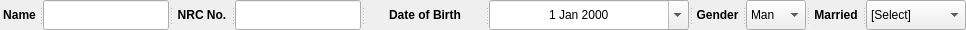
     <widget class="QSplitter" name="splitter_2">
      <property name="geometry">
       <rect>
        <x>160</x>
        <y>40</y>
        <width>966</width>
        <height>30</height>
       </rect>
      </property>
      <property name="minimumSize">
       <size>
        <width>0</width>
        <height>30</height>
       </size>
      </property>
      <property name="maximumSize">
       <size>
        <width>16777215</width>
        <height>16777215</height>
       </size>
      </property>
      <property name="orientation">
       <enum>Qt::Horizontal</enum>
      </property>
      <widget class="QLabel" name="customerName_2">
       <property name="maximumSize">
        <size>
         <width>80</width>
         <height>16777215</height>
        </size>
       </property>
       <property name="font">
        <font>
         <pointsize>9</pointsize>
         <weight>75</weight>
         <bold>true</bold>
        </font>
       </property>
       <property name="mouseTracking">
        <bool>true</bool>
       </property>
       <property name="text">
        <string>Name</string>
       </property>
       <property name="alignment">
        <set>Qt::AlignCenter</set>
       </property>
      </widget>
      <widget class="QLineEdit" name="name"/>
      <widget class="QLabel" name="customerNickname_2">
       <property name="maximumSize">
        <size>
         <width>100</width>
         <height>16777215</height>
        </size>
       </property>
       <property name="font">
        <font>
         <pointsize>9</pointsize>
         <weight>75</weight>
         <bold>true</bold>
        </font>
       </property>
       <property name="mouseTracking">
        <bool>true</bool>
       </property>
       <property name="text">
        <string>NRC No.</string>
       </property>
       <property name="alignment">
        <set>Qt::AlignCenter</set>
       </property>
      </widget>
      <widget class="QLineEdit" name="nrcNo"/>
      <widget class="QLabel" name="dateOfBirthLabel">
       <property name="minimumSize">
        <size>
         <width>120</width>
         <height>0</height>
        </size>
       </property>
       <property name="maximumSize">
        <size>
         <width>120</width>
         <height>16777215</height>
        </size>
       </property>
       <property name="font">
        <font>
         <pointsize>9</pointsize>
         <weight>75</weight>
         <bold>true</bold>
        </font>
       </property>
       <property name="mouseTracking">
        <bool>true</bool>
       </property>
       <property name="text">
        <string>Date of Birth</string>
       </property>
       <property name="alignment">
        <set>Qt::AlignCenter</set>
       </property>
      </widget>
      <widget class="QDateEdit" name="dateOfBirth">
       <property name="minimumSize">
        <size>
         <width>200</width>
         <height>0</height>
        </size>
       </property>
       <property name="maximumSize">
        <size>
         <width>200</width>
         <height>16777215</height>
        </size>
       </property>
       <property name="mouseTracking">
        <bool>false</bool>
       </property>
       <property name="focusPolicy">
        <enum>Qt::TabFocus</enum>
       </property>
       <property name="autoFillBackground">
        <bool>false</bool>
       </property>
       <property name="frame">
        <bool>true</bool>
       </property>
       <property name="alignment">
        <set>Qt::AlignCenter</set>
       </property>
       <property name="buttonSymbols">
        <enum>QAbstractSpinBox::UpDownArrows</enum>
       </property>
       <property name="accelerated">
        <bool>false</bool>
       </property>
       <property name="correctionMode">
        <enum>QAbstractSpinBox::CorrectToPreviousValue</enum>
       </property>
       <property name="calendarPopup">
        <bool>true</bool>
       </property>
       <property name="date">
        <date>
         <year>2000</year>
         <month>1</month>
         <day>1</day>
        </date>
       </property>
      </widget>
      <widget class="QLabel" name="customerGender_2">
       <property name="maximumSize">
        <size>
         <width>80</width>
         <height>16777215</height>
        </size>
       </property>
       <property name="font">
        <font>
         <pointsize>9</pointsize>
         <weight>75</weight>
         <bold>true</bold>
        </font>
       </property>
       <property name="mouseTracking">
        <bool>true</bool>
       </property>
       <property name="text">
        <string>Gender</string>
       </property>
       <property name="alignment">
        <set>Qt::AlignCenter</set>
       </property>
      </widget>
      <widget class="QComboBox" name="gender">
       <property name="minimumSize">
        <size>
         <width>60</width>
         <height>0</height>
        </size>
       </property>
       <property name="maximumSize">
        <size>
         <width>60</width>
         <height>16777215</height>
        </size>
       </property>
       <item>
        <property name="text">
         <string>Man</string>
        </property>
       </item>
       <item>
        <property name="text">
         <string>Woman</string>
        </property>
       </item>
      </widget>
      <widget class="QLabel" name="customerMarried_2">
       <property name="font">
        <font>
         <pointsize>9</pointsize>
         <weight>75</weight>
         <bold>true</bold>
        </font>
       </property>
       <property name="mouseTracking">
        <bool>true</bool>
       </property>
       <property name="text">
        <string>Married</string>
       </property>
       <property name="alignment">
        <set>Qt::AlignCenter</set>
       </property>
      </widget>
      <widget class="QComboBox" name="married">
       <property name="minimumSize">
        <size>
         <width>100</width>
         <height>0</height>
        </size>
       </property>
       <item>
        <property name="text">
         <string>[Select]</string>
        </property>
       </item>
       <item>
        <property name="text">
         <string>기혼</string>
        </property>
       </item>
       <item>
        <property name="text">
         <string>미혼</string>
        </property>
       </item>
       <item>
        <property name="text">
         <string>동거</string>
        </property>
       </item>
       <item>
        <property name="text">
         <string>별거</string>
        </property>
       </item>
       <item>
        <property name="text">
         <string>이혼</string>
        </property>
       </item>
       <item>
        <property name="text">
         <string>사별</string>
        </property>
       </item>
      </widget>
     </widget>
